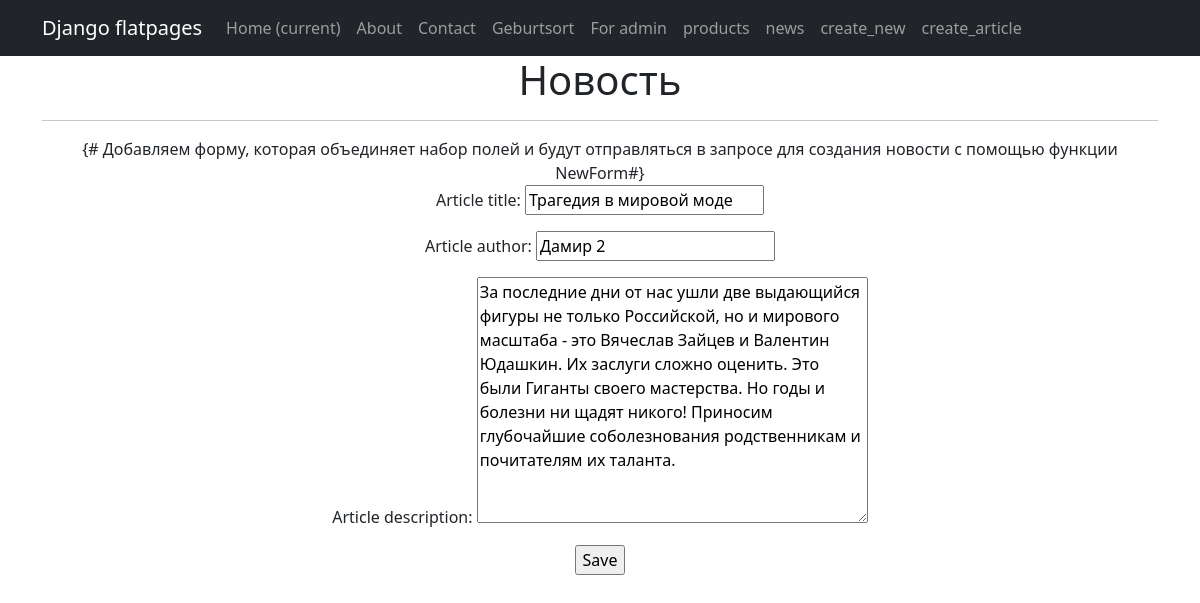
Page /post/new/2/update/ on the committed database.
### simpleapp/models.py (models this page shows, shortened)
class NewsPortal(models.Model):
    sort_date_of_publication = models.DateTimeField(auto_now_add=True)
    article_title = models.CharField(max_length=50, unique=True)   # названия статьи не должны повторяться
    article_author = models.CharField(max_length=50)
    article_description = models.TextField()   # Текст статьи
    news_category = models.ForeignKey(to='NewsCategory', on_delete=models.CASCADE, related_name='news')   # все

### simpleapp/views.py (the view, shortened to what this page needs)
# urls.py: path('post/new/<int:pk>/update/', NewUpdate.as_view(), name='new_update'),
class NewUpdate(UpdateView):
    form_class = NewForm
    model = NewsPortal
    template_name = 'flatpages/new_edit.html'

### simpleapp/forms.py (shortened to what this page needs)
class NewForm(forms.ModelForm):
    class Meta:
        model = NewsPortal
        fields = ['article_title', 'article_author', 'article_description']    # , #'news_category'

### templates/flatpages/new_edit.html (shortened to what this page needs)
{% extends 'flatpages/default.html' %}
{% block content %}
<h1> Новость </h1>
<hr>
    {# Добавляем форму, которая объединяет набор полей и будут отправляться в запросе для создания новости с помощью
функции NewForm#}
   <form action="" method="post">
   {{ form.as_p }}
   <input type="submit" value="Save" />
   </form>
{% endblock content %}

### rows in the picture
NewsPortal: article_title "Трагедия в мировой моде", article_author "Дамир 2", article_description "За последние дни от нас ушли две выдающийся фигуры не только Российской, но и мирового масштаба - это Вячеслав Зайцев и Валентин Юдашкин. Их заслуги сложно оценить. Это были Гиганты своего мастерства. Но годы и болезни ни щадят никого! Приносим глубочайшие соболезнования родственникам и почитателям их таланта."
